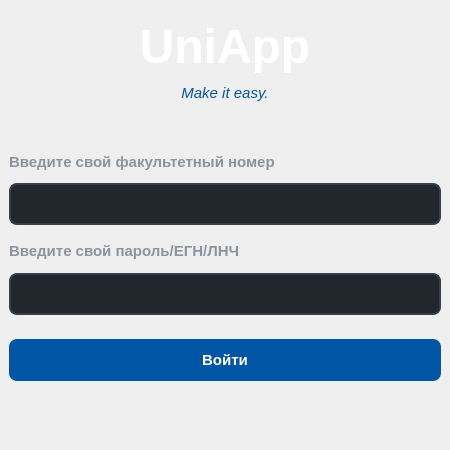
<?xml version="1.0" encoding="UTF-8"?>
<ui version="4.0">
 <class>LoginWindow</class>
 <widget class="QMainWindow" name="LoginWindow">
  <property name="geometry">
   <rect>
    <x>0</x>
    <y>0</y>
    <width>450</width>
    <height>450</height>
   </rect>
  </property>
  <property name="sizePolicy">
   <sizepolicy hsizetype="Fixed" vsizetype="Fixed">
    <horstretch>0</horstretch>
    <verstretch>0</verstretch>
   </sizepolicy>
  </property>
  <property name="minimumSize">
   <size>
    <width>450</width>
    <height>450</height>
   </size>
  </property>
  <property name="maximumSize">
   <size>
    <width>450</width>
    <height>450</height>
   </size>
  </property>
  <property name="windowTitle">
   <string>Login</string>
  </property>
  <property name="styleSheet">
   <string notr="true">QWidget#centralWidget {
    background-color: #1C2128;
}

QLabel#label {
    color: #FFFFFF;
    font-family: &quot;Segoe UI&quot;, sans-serif;
    font-size: 36px;
    font-weight: 800;
}

QLabel#label_4 {
    color: #0056A4;
    font-family: &quot;Segoe UI&quot;, sans-serif;
    font-size: 16px;
    font-style: italic;
}

QLabel#label_3, QLabel#label_2 {
    color: #8B949E;
    font-family: &quot;Segoe UI&quot;, sans-serif;
    font-size: 13px;
    font-weight: 600;
}

QLineEdit {
    background-color: #22272E;
    color: #FFFFFF;
    font-family: &quot;Segoe UI&quot;, sans-serif;
    font-size: 14px;
    padding: 10px 14px;
    border: 2px solid #373E47;
    border-radius: 8px;
}

QLineEdit:focus {
    border: 2px solid #0056A4;
    background-color: #282E36;
}

QPushButton {
    background-color: #0056A4;
    color: #FFFFFF;
    font-family: &quot;Segoe UI&quot;, sans-serif;
    font-size: 15px;
    font-weight: bold;
    border: none;
    border-radius: 8px;
    padding: 12px;
}

QPushButton:hover {
    background-color: #0068C6;
}

QPushButton:pressed {
    background-color: #004482;
}</string>
  </property>
  <widget class="QWidget" name="centralwidget">
   <layout class="QVBoxLayout" name="verticalLayout_2">
    <item>
     <layout class="QVBoxLayout" name="verticalLayout">
      <property name="spacing">
       <number>4</number>
      </property>
      <property name="sizeConstraint">
       <enum>QLayout::SizeConstraint::SetFixedSize</enum>
      </property>
      <item>
       <spacer name="verticalSpacer">
        <property name="orientation">
         <enum>Qt::Orientation::Vertical</enum>
        </property>
        <property name="sizeType">
         <enum>QSizePolicy::Policy::Fixed</enum>
        </property>
        <property name="sizeHint" stdset="0">
         <size>
          <width>20</width>
          <height>10</height>
         </size>
        </property>
       </spacer>
      </item>
      <item>
       <widget class="QLabel" name="label">
        <property name="text">
         <string>&lt;html&gt;&lt;head/&gt;&lt;body&gt;&lt;p align=&quot;center&quot;&gt;&lt;span style=&quot; font-size:36pt; font-weight:700;&quot;&gt;UniApp&lt;/span&gt;&lt;/p&gt;&lt;/body&gt;&lt;/html&gt;</string>
        </property>
        <property name="alignment">
         <set>Qt::AlignmentFlag::AlignHCenter|Qt::AlignmentFlag::AlignTop</set>
        </property>
       </widget>
      </item>
      <item>
       <spacer name="verticalSpacer_4">
        <property name="orientation">
         <enum>Qt::Orientation::Vertical</enum>
        </property>
        <property name="sizeType">
         <enum>QSizePolicy::Policy::Fixed</enum>
        </property>
        <property name="sizeHint" stdset="0">
         <size>
          <width>20</width>
          <height>3</height>
         </size>
        </property>
       </spacer>
      </item>
      <item>
       <widget class="QLabel" name="label_4">
        <property name="text">
         <string>&lt;html&gt;&lt;head/&gt;&lt;body&gt;&lt;p align=&quot;center&quot;&gt;&lt;span style=&quot; font-size:11pt; font-style:italic;&quot;&gt;Make it easy.&lt;/span&gt;&lt;/p&gt;&lt;/body&gt;&lt;/html&gt;</string>
        </property>
       </widget>
      </item>
      <item>
       <spacer name="verticalSpacer_8">
        <property name="orientation">
         <enum>Qt::Orientation::Vertical</enum>
        </property>
        <property name="sizeType">
         <enum>QSizePolicy::Policy::Fixed</enum>
        </property>
        <property name="sizeHint" stdset="0">
         <size>
          <width>20</width>
          <height>40</height>
         </size>
        </property>
       </spacer>
      </item>
      <item>
       <widget class="QLabel" name="label_2">
        <property name="text">
         <string>&lt;html&gt;&lt;head/&gt;&lt;body&gt;&lt;p&gt;&lt;span style=&quot; font-size:11pt;&quot;&gt;Введите свой факультетный номер&lt;/span&gt;&lt;/p&gt;&lt;/body&gt;&lt;/html&gt;</string>
        </property>
       </widget>
      </item>
      <item>
       <spacer name="verticalSpacer_7">
        <property name="orientation">
         <enum>Qt::Orientation::Vertical</enum>
        </property>
        <property name="sizeType">
         <enum>QSizePolicy::Policy::Fixed</enum>
        </property>
        <property name="sizeHint" stdset="0">
         <size>
          <width>20</width>
          <height>5</height>
         </size>
        </property>
       </spacer>
      </item>
      <item>
       <widget class="QLineEdit" name="lineEdit"/>
      </item>
      <item>
       <spacer name="verticalSpacer_5">
        <property name="orientation">
         <enum>Qt::Orientation::Vertical</enum>
        </property>
        <property name="sizeType">
         <enum>QSizePolicy::Policy::Fixed</enum>
        </property>
        <property name="sizeHint" stdset="0">
         <size>
          <width>20</width>
          <height>10</height>
         </size>
        </property>
       </spacer>
      </item>
      <item>
       <widget class="QLabel" name="label_3">
        <property name="text">
         <string>&lt;html&gt;&lt;head/&gt;&lt;body&gt;&lt;p&gt;&lt;span style=&quot; font-size:11pt;&quot;&gt;Введите свой пароль/ЕГН/ЛНЧ&lt;/span&gt;&lt;/p&gt;&lt;/body&gt;&lt;/html&gt;</string>
        </property>
       </widget>
      </item>
      <item>
       <spacer name="verticalSpacer_6">
        <property name="orientation">
         <enum>Qt::Orientation::Vertical</enum>
        </property>
        <property name="sizeType">
         <enum>QSizePolicy::Policy::Fixed</enum>
        </property>
        <property name="sizeHint" stdset="0">
         <size>
          <width>20</width>
          <height>5</height>
         </size>
        </property>
       </spacer>
      </item>
      <item>
       <widget class="QLineEdit" name="lineEdit_2"/>
      </item>
      <item>
       <spacer name="verticalSpacer_2">
        <property name="orientation">
         <enum>Qt::Orientation::Vertical</enum>
        </property>
        <property name="sizeType">
         <enum>QSizePolicy::Policy::Fixed</enum>
        </property>
        <property name="sizeHint" stdset="0">
         <size>
          <width>20</width>
          <height>20</height>
         </size>
        </property>
       </spacer>
      </item>
      <item>
       <widget class="QPushButton" name="pushButton">
        <property name="sizePolicy">
         <sizepolicy hsizetype="Minimum" vsizetype="Fixed">
          <horstretch>0</horstretch>
          <verstretch>0</verstretch>
         </sizepolicy>
        </property>
        <property name="cursor">
         <cursorShape>PointingHandCursor</cursorShape>
        </property>
        <property name="text">
         <string>Войти</string>
        </property>
       </widget>
      </item>
      <item>
       <spacer name="verticalSpacer_3">
        <property name="orientation">
         <enum>Qt::Orientation::Vertical</enum>
        </property>
        <property name="sizeType">
         <enum>QSizePolicy::Policy::Fixed</enum>
        </property>
        <property name="sizeHint" stdset="0">
         <size>
          <width>20</width>
          <height>60</height>
         </size>
        </property>
       </spacer>
      </item>
     </layout>
    </item>
   </layout>
  </widget>
 </widget>
 <resources/>
 <connections>
  <connection>
   <sender>pushButton</sender>
   <signal>clicked()</signal>
   <receiver>LoginWindow</receiver>
   <slot>onLoginButtonClicked()</slot>
   <hints>
    <hint type="sourcelabel">
     <x>209</x>
     <y>298</y>
    </hint>
    <hint type="destinationlabel">
     <x>201</x>
     <y>345</y>
    </hint>
   </hints>
  </connection>
 </connections>
 <slots>
  <slot>onLoginButtonClicked()</slot>
 </slots>
</ui>
